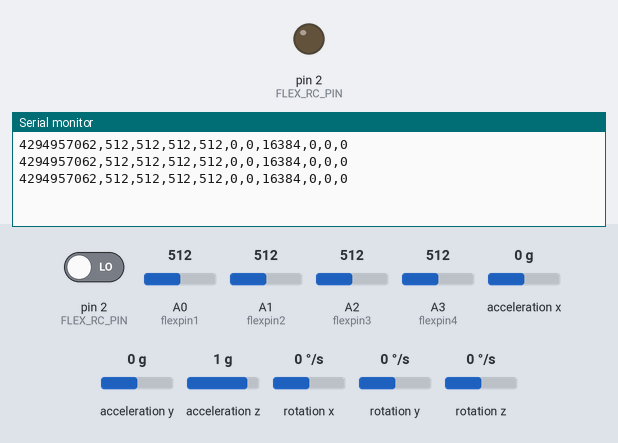
Simulated run of this sketch. Board: Arduino Uno, built with avr-gcc and run on an emulated ATmega328P. On the bench: output pins drawn as LEDs (lit = HIGH), the last lines printed to the serial monitor. Wiring (inferred from the names in the program): MPU-6050 motion sensor at I2C address 0x68. The inputs (shaded band) are chosen by the test bench; at power-on: pin 2 (FLEX_RC_PIN) LOW, acceleration x 0 g, A0 (flexpin1) = 512, A1 (flexpin2) = 512, A2 (flexpin3) = 512, A3 (flexpin4) = 512, acceleration y 0 g, acceleration z 1 g, rotation x 0 °/s, rotation y 0 °/s, rotation z 0 °/s.

Above: at 1.2 s.
1.3 s: pin 2 (FLEX_RC_PIN) driven HIGH
At 1.37 s:
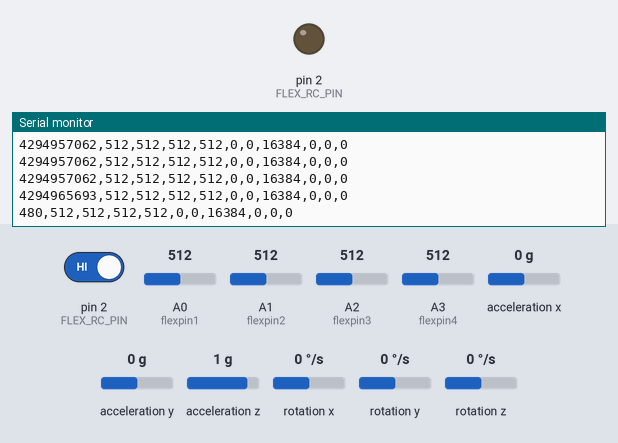
4.3 s: acceleration x set to -1.4 g
At 4.41 s:
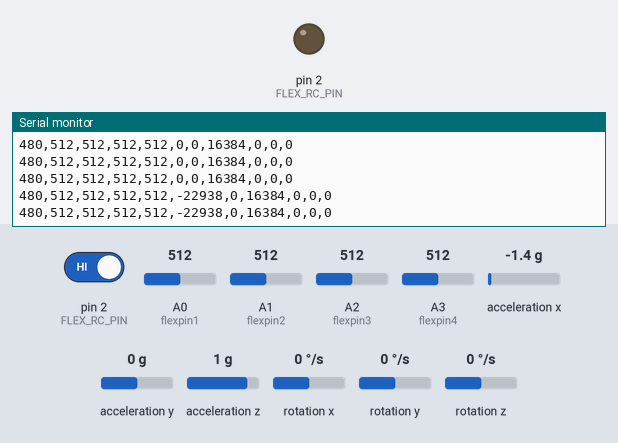
7.3 s: A0 (flexpin1) set to 106
At 7.3 s:
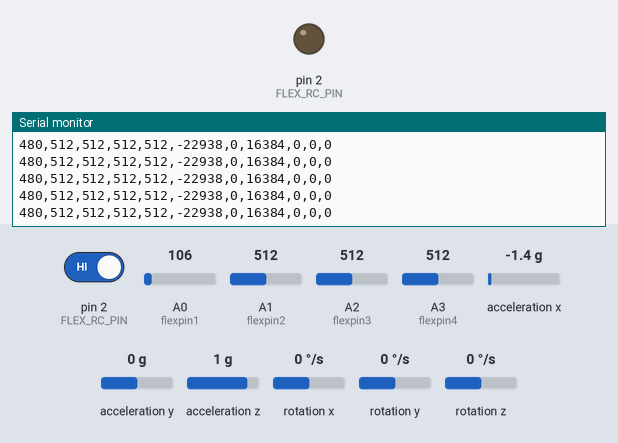
10.3 s: A0 (flexpin1) set to 95
At 10.31 s:
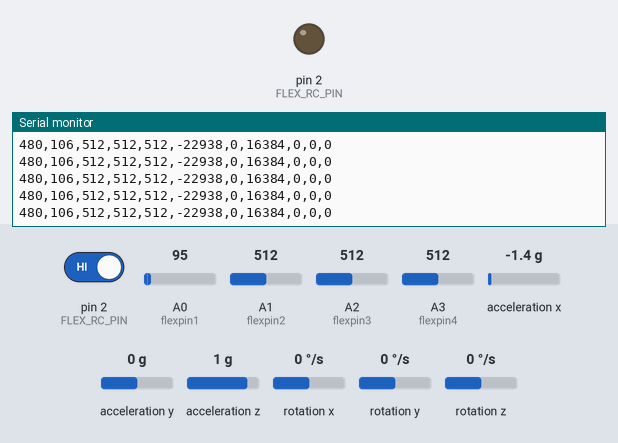
11.8 s: A1 (flexpin2) set to 106
At 11.81 s:
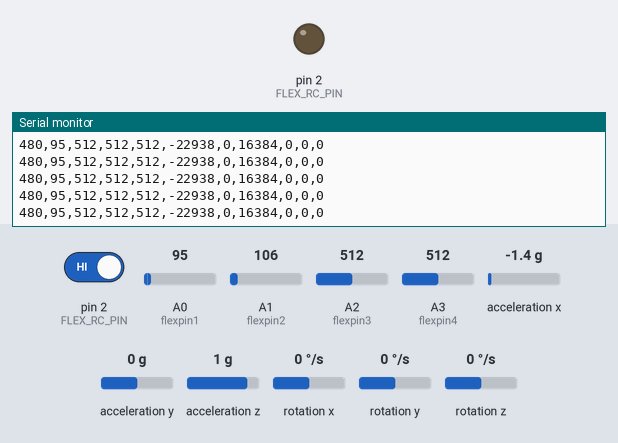
14.8 s: A1 (flexpin2) set to 95
At 14.83 s:
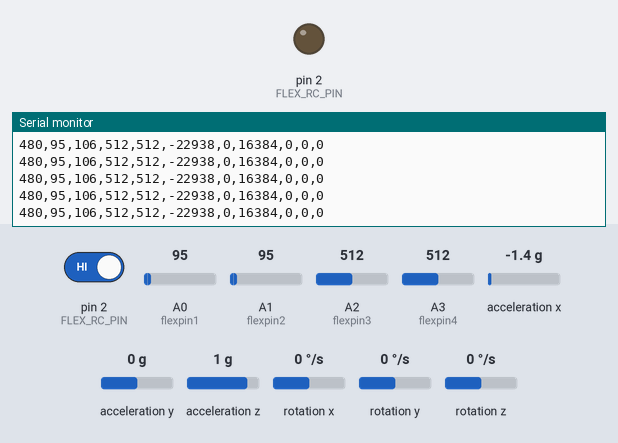
Timing chart, 0 to 17.8 s (numbered marks = the images above; inputs shaded):
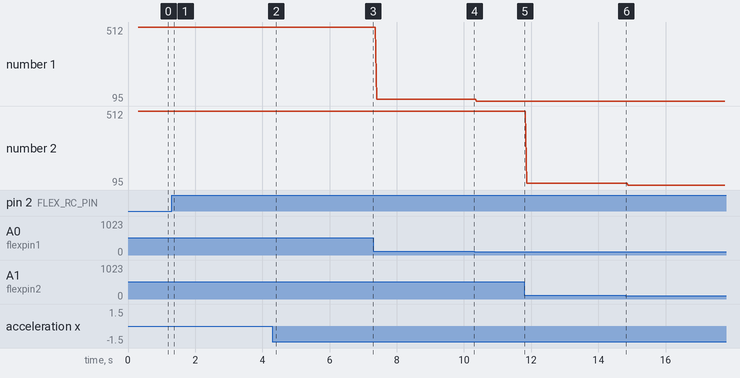

The sketch:

sensor.ino
```cpp
#include<Wire.h>
const int MPU_ADDR = 0x68;    // I2C통신을 위한 MPU6050의 주소
const int FLEX_RC_PIN = 2;  // D2

int16_t AcX, AcY, AcZ, Tmp, GyX, GyY, GyZ;   // 가속도(Acceleration) 와

int flexpin1 = A0;
int flexpin2 = A1;
int flexpin3 = A2;
int flexpin4 = A3;

void getRawData();  // 센서값 얻는 서브함수의 프로토타입 선언

unsigned long readFlexRC(int pin) {
  // 1) 완전 방전
  pinMode(pin, OUTPUT);
  digitalWrite(pin, LOW);
  delay(5); // 5ms 정도 확실히 방전

  // 2) 입력으로 전환 후 충전 시간 측정
  unsigned long t0 = micros();
  pinMode(pin, INPUT);
  // LOW에서 HIGH로 넘어갈 때까지 대기
  while (digitalRead(pin) == LOW) {
    if (micros() - t0 > 300000UL) { // 300ms 타임아웃
      return 300000UL; // 너무 오래 걸리면 이 값 반환
    }
  }
  return micros() - t0; // μs 단위 시간 (클수록 더 많이 굽힘)
}

void setup() {
  initSensor();
  Serial.begin(9600);
}

void loop() {
  unsigned long t = readFlexRC(FLEX_RC_PIN);
  int flexVal;
  int flexVal1;
  int flexVal2;
  int flexVal3;

  flexVal = analogRead(flexpin1);
  flexVal1 = analogRead(flexpin2);
  flexVal2 = analogRead(flexpin3);
  flexVal3 = analogRead(flexpin4);

  Serial.print(480-t/28); //digital pin값 정규화
  Serial.print(",");
  Serial.print(flexVal);
  Serial.print(",");
  Serial.print(flexVal1);
  Serial.print(",");
  Serial.print(flexVal2);
  Serial.print(",");
  Serial.print(flexVal3);
  Serial.print(",");

  getRawData();
  Serial.print(AcX);
  Serial.print(",");
  Serial.print(AcY);
  Serial.print(",");
  Serial.print(AcZ);
  Serial.print(",");
  Serial.print(GyX);
  Serial.print(",");
  Serial.print(GyY);
  Serial.print(",");
  Serial.print(GyZ);
  Serial.println();
}
void initSensor() {
  Wire.begin();
  Wire.beginTransmission(MPU_ADDR);   // I2C 통신용 어드레스(주소)
  Wire.write(0x6B);    // MPU6050과 통신을 시작하기 위해서는 0x6B번지에
  Wire.write(0);       // MPU6050을 동작 대기 모드로 변경
  Wire.endTransmission(true);
}
void getRawData() {
  Wire.beginTransmission(MPU_ADDR);
  Wire.write(0x3B);   // AcX 레지스터 위치(주소)를 지칭합니다
  Wire.endTransmission(false);
  Wire.requestFrom(MPU_ADDR, 14, true);  // AcX 주소 이후의 14byte의 데이터를 요청

  AcX = Wire.read() << 8 | Wire.read(); //두 개의 나뉘어진 바이트를 하나로 이어 붙여서 각 변수에 저장
  AcY = Wire.read() << 8 | Wire.read();
  AcZ = Wire.read() << 8 | Wire.read();
  Tmp = Wire.read() << 8 | Wire.read();
  GyX = Wire.read() << 8 | Wire.read();
  GyY = Wire.read() << 8 | Wire.read();
  GyZ = Wire.read() << 8 | Wire.read();
}
```

Measured:
- after the input at 1.3 s, the serial monitor: prints a new line at once (image 1)
- after the input at 4.3 s, the serial monitor: prints a new line after 0.05 s (image 2)
- plotted number 1: 512 → 106 after the input at 7.3 s, 106 → 95 after the input at 10.3 s
